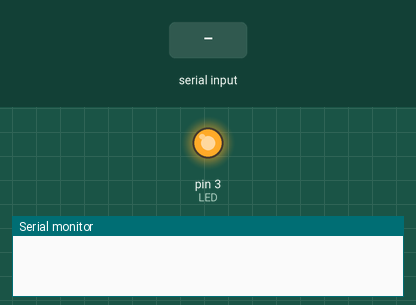
The sketch below on a simulated Arduino Uno, built with avr-gcc and run on an emulated ATmega328P. Parts: output pins drawn as LEDs (lit = HIGH), the last lines printed to the serial monitor. The inputs (shaded band) are chosen by the test bench.

Above: at 1.2 s.
1.3 s: "90,45\n" received over Serial
At 2.67 s:
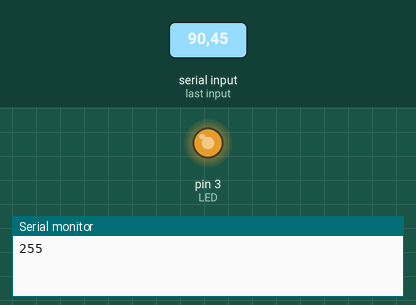
At 3.87 s:
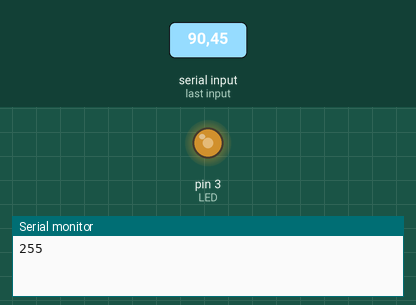
Timing chart, 0 to 13.3 s (numbered marks = the images above; inputs shaded):
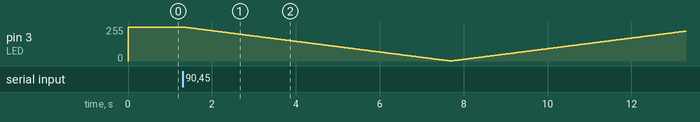

The sketch:

ex3-2-1.ino
```cpp
//========== ex3-2-1.ino ============
//========== Global Declaration ============
// pin 3 connected to 1W LED
#define LED  3	// LED connected to digital pin 3
//========== Initialization ============
void setup()
{  Serial.begin(9600);		// open the serial port at 9600 bps
   pinMode(LED, OUTPUT); 	// configure digital pin 3 as an output
   digitalWrite(LED, 1); 	// turn off LED
}
//========== Main Code ============
void loop()
{  int PC; 		    // declare the variable PC
   if (Serial.available()>0) // if incoming data on serial port is ready to read,
   {  PC = Serial.read()-48;// read brightness setting and convert ASCII to number
			   // range 0 to 9 (ASCII char 0 = 48 in decimal)
      PC = map(PC,0,9,0,255);// scale it for the dimmer use, range 0 to 255
      Serial.println(PC);   // set LED’s brightness according to the scaled value
      for (int x=0;x<PC;x++)	  // increase brightness gradually
      {  analogWrite(LED,255-x);  // drive LED
	 delay(25);		  // a delay of 25 ms
      }
      for (int x=255-PC;x<=255;x++)	// decrease brightness gradually
      {  analogWrite(LED,x);		// drive LED
	 delay(25);			// a delay of 25 ms
      }
    }
}
```
